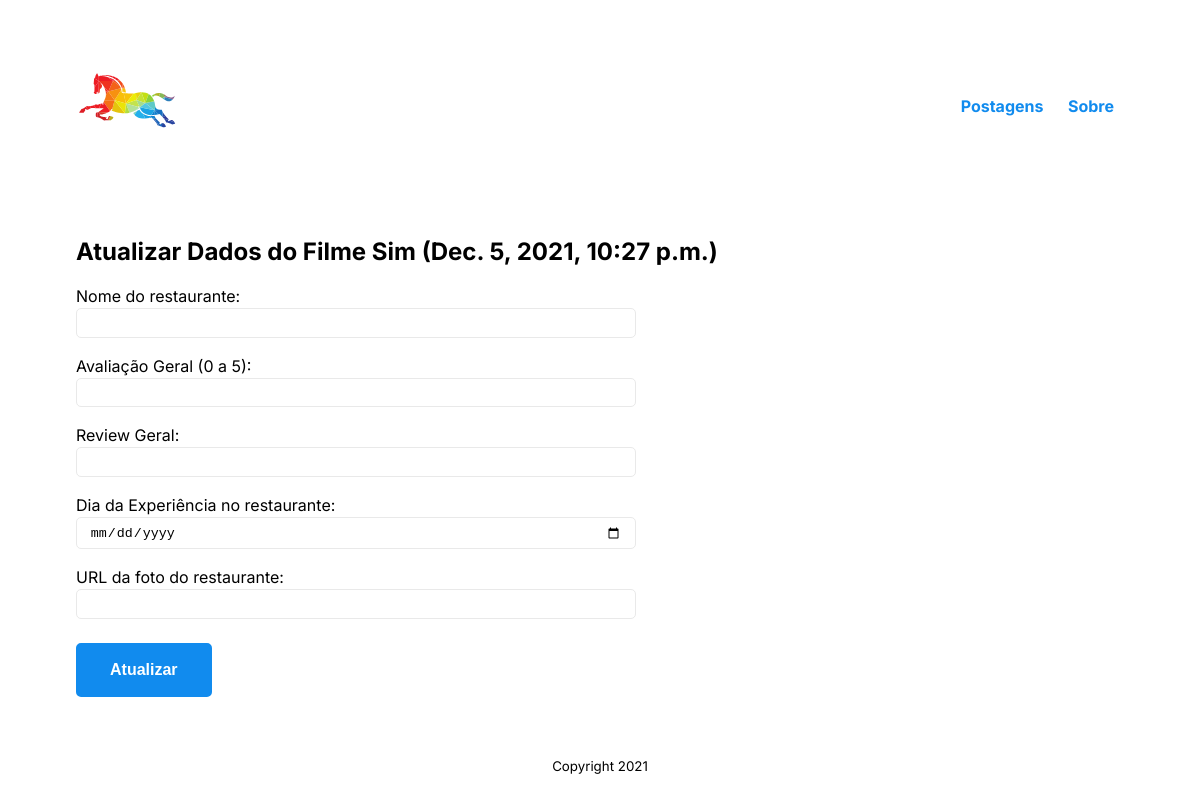
The page /posts/update/8/ on the database as committed earlier.
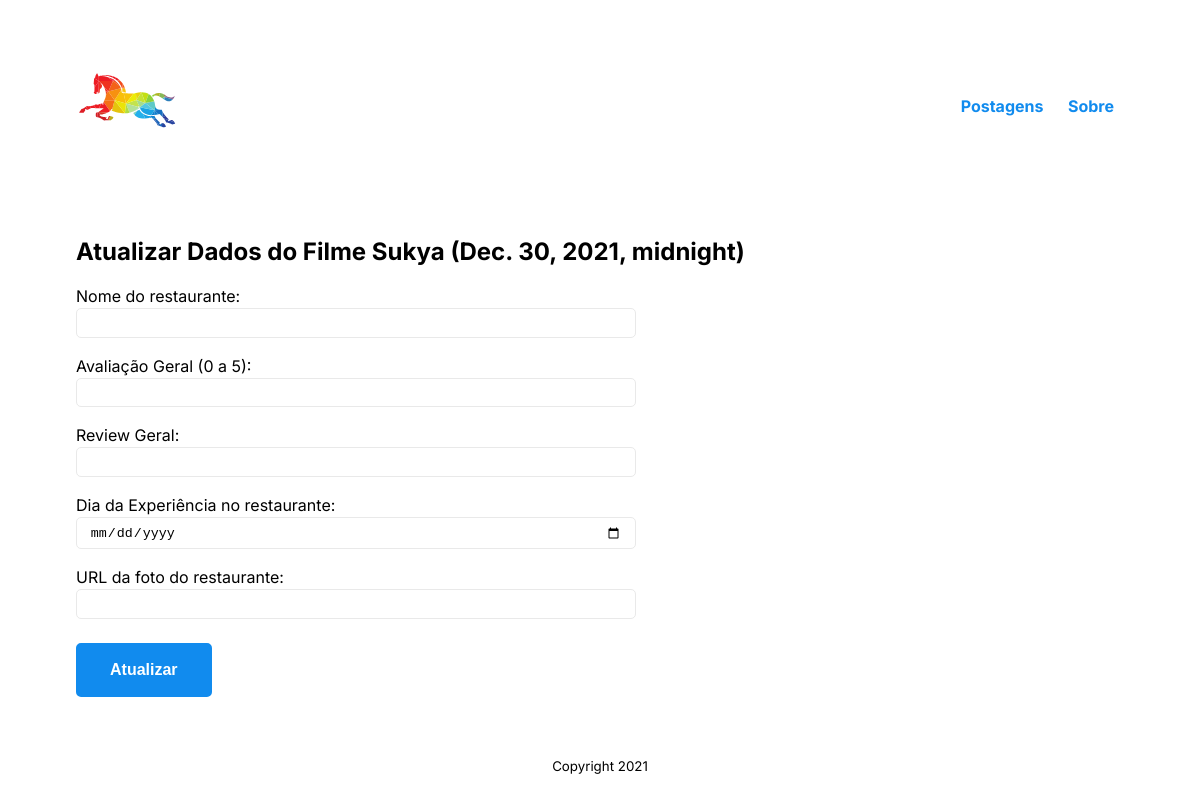
The same page on the database as committed later.
### posts/models.py (models this page shows, shortened)
class Post(models.Model):
    restaurant_name = models.CharField(max_length=255)
    eval = models.FloatField()
    content = models.CharField(max_length=255)
    date_of_post = models.DateTimeField(auto_now_add=True)
    poster_url = models.URLField(max_length=200, null=True)

### posts/views.py (the view, shortened to what this page needs)
# urls.py: path('update/<int:post_id>/', views.update_post, name='update'),
def update_post(request, post_id):
    post = get_object_or_404(Post, pk=post_id)
    context = {'post': post}
    return render(request, 'posts/update.html', context)

### posts/templates/posts/update.html (shortened to what this page needs)
{% extends 'base.html' %}
{% block content %}
<h2>Atualizar Dados do Filme {{ post.restaurant_name }} ({{ post.date_of_post}})</h2>
<form method="POST" action="{% url 'posts:update' post.id%}">
    <p>
        <label for="id_restaurant_name">Nome do restaurante:</label>
        <input type="text" name="restaurant_name" id="id_restaurant_name" />
    </p>
    <p>
        <label for="id_eval">Avaliação Geral (0 a 5):</label>
        <input type="number" name="eval" id="id_eval" />
    </p>
    <p>
        <label for="id_content">Review Geral:</label>
        <input type="text" name="content" id="id_content" />
    </p>
    <p>
        <label for="id_date_of_post">Dia da Experiência no restaurante:</label>
        <input type="date" name="date_of_post" id="id_date_of_post" />
    </p>
    <p>
        <label for="id_poster_url">URL da foto do restaurante:</label>
        <input type="url" name="poster_url" id="id_poster_url" />
    </p>
    <button type="submit">Atualizar</button>
</form>
{% endblock content %}

### templates/base.html (shortened to what this page needs)
{% load static %}
<!DOCTYPE html>
<html lang="en">
<head>
    <link rel="stylesheet" type="text/css" href="{% static 'style.css' %}">
</head>
<body>
    <header id="cabecalho-principal">
        <a class="logo" href="{% url 'index' %}"> <img src="{% static 'logo.svg' %}"> </a>
        <nav id="navegacao-principal">
            <ul>
                <li><a href="{% url 'posts:index' %}">Postagens</a></li>
                <li><a href="{% url 'about' %}">Sobre</a></li>
            </ul>
        </nav>
    </header>
    <main id="conteiner-principal">
        {% block content %}
        {% endblock content %}
    </main>
    <footer id="rodape-principal">
        <p>
            <small>Copyright 2021</small>
        </p>
    </footer>
</body>
</html>

### static/style.css (style rules this page uses)
:root { --primary-color: #000000; --secondary-color: #118bee; --tertiary-color: #f44d27; --secondary-color-light: #30b2ff; --tertiary-color-light: #ff6d28; --bg-color: #fff; --secondary-bg-color: #e9e9e9; --color-shadow: #f4f4f4; font-family: Inter, sans-serif; font-size: 16px; line-height: 1.5em; }
* { box-sizing: border-box; }
html, body { height: 100%; }
header#cabecalho-principal { margin: 0 auto; width: 100%; max-width: 1080px; padding: 3rem 1rem; display: flex; justify-content: space-between; align-items: center; }
li a { color: var(--secondary-color); font-weight: bold; text-decoration: none; }
body { display: flex; flex-direction: column; }
nav#navegacao-principal li { display: inline-block; padding: 10px; }
main#conteiner-principal { margin: 0 auto; width: 100%; max-width: 1080px; padding: 1rem 1rem; flex-grow: 1; }
footer#rodape-principal { display: flex; flex-direction: column; justify-content: center; align-items: center; padding: 1rem 1rem; }
a { color: var(--secondary-color); text-decoration: none; }
input { display: block; width: 100%; max-width: 560px; border: 1px solid var(--secondary-bg-color); border-radius: 5px; margin-bottom: 1rem; padding: 0.4rem 0.8rem; }
button { background-color: var(--secondary-color); border: 2px solid var(--secondary-color); color: var(--bg-color); border-radius: 5px; display: inline-block; font-size: medium; font-weight: bold; margin: 0.5rem 0; padding: 1rem 2rem; }
.logo { width:100px; height:100px; }
.logo * { width:100px; height:100px; }

Rows that differ between the two databases and show on the page:
changed Post: restaurant_name "Sim" → "Sukya"; date_of_post "Dec. 5, 2021, 10:27 p.m." → "Dec. 30, 2021, midnight"
